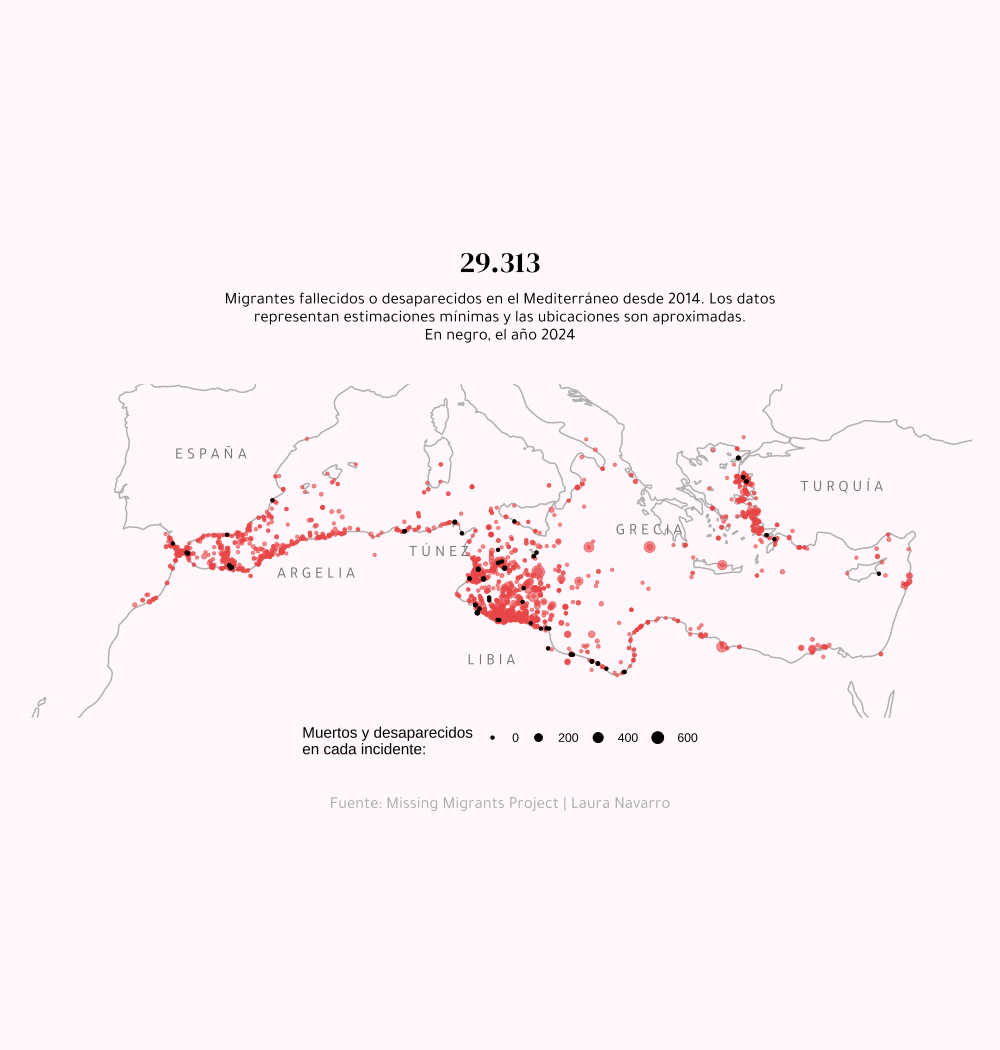

Source code (R):
library(tidyverse)
library(showtext)
library(rnaturalearth)
library(rnaturalearthdata)
library(gridtext)


#data
data <- read.csv("https://raw.githubusercontent.com/lau-cloud/30DayChartChallenge2024/main/3_makeover/3_makeover.csv")


##coast line
world <- ne_coastline(scale = "medium", returnclass = "sf")


#Fonts
font_add_google("DM Serif Display", "abril")
#font_add_google("Courier Prime", "courier")
font_add_google("Tajawal", "tawa")
showtext_auto()

data_clean <- data |> 
  select(Incident.Year, Month, Number.of.Dead, Minimum.Estimated.Number.of.Missing, lat, long) |> 
  rename(dead = "Number.of.Dead",
         missing = "Minimum.Estimated.Number.of.Missing",
         year = "Incident.Year") |> 
  pivot_longer(dead:missing, names_to = "tipo", values_to = "number")

data_2024 <- data_clean |> 
  filter(year==2024)



# Left chart
plot <- ggplot() +
  geom_sf(data=world, aes(), color="#AFAFAF") +
  geom_point(data=data_clean, aes(x=long, y=lat, size=number), alpha=0.6, color = "#E74646") +
  geom_point(data=data_2024, aes(x=long, y =lat, size=number), color="black") +
  xlim(-12,37) + 
  ylim(29,43) +
  coord_sf() +
  scale_color_manual(values = c("#E74646")) +
  labs(title="29.313",
       subtitle="Migrantes fallecidos o desaparecidos en el Mediterráneo desde 2014. Los datos\nrepresentan estimaciones mínimas y las ubicaciones son aproximadas.\nEn negro, el año 2024",
       caption = "Fuente: Missing Migrants Project | Laura Navarro",
       size = "Muertos y desaparecidos\nen cada incidente:") +
  scale_size(range=c(0.3,4),
             breaks=c(0,200,400,600)) +
  theme_void() + 
  theme(
    legend.position = "bottom",
    plot.background = element_rect(fill="#FFF7FC", color="#FFF7FC"),
    plot.title = element_text(family = "abril", size = 21, hjust = 0.5,
                              margin = margin(20,0,10,0)),
    plot.subtitle = element_text(family="tawa", hjust=0.5, margin = margin(0,0,30,0),
                                 size=12),
    plot.margin = margin(0, 20, 10, 20),
    plot.caption = element_text(color = "darkgrey", family = "tawa", hjust = 0.5,
                                size = 12,
                                margin = margin(30,0,0,0)),
    legend.title = element_text(),
    legend.box="horizontal"
  ) +
  guides(color=guide_legend(title="Muertos y desaparecidos")) +

  annotate("text", x = c(-4), y = c(40.5), 
            label = c("E S P A Ñ A") , color="#757575", 
            size=4, family="tawa") +
  annotate("text", x = c(2), y = c(35), 
           label = c("A R G E L I A") , color="#757575", 
           size=4, family="tawa") +
  annotate("text", x = c(32), y = c(39), 
           label = c("T U R Q U Í A") , color="#757575", 
           size=4, family="tawa") +
  annotate("text", x = c(21), y = c(37), 
           label = c("G R E C I A") , color="#757575", 
           size=4, family="tawa") +
  annotate("text", x = c(9), y = c(36), 
           label = c("T Ú N E Z") , color="#757575", 
           size=4, family="tawa") +
  annotate("text", x = c(12), y = c(31), 
           label = c("L I B I A") , color="#757575", 
           size=4, family="tawa")
plot

# save
ggsave("3_makeover.pdf",
       plot,
       width = 10,
       height = 9.5,
       units = "in",
       dpi = 300)  
